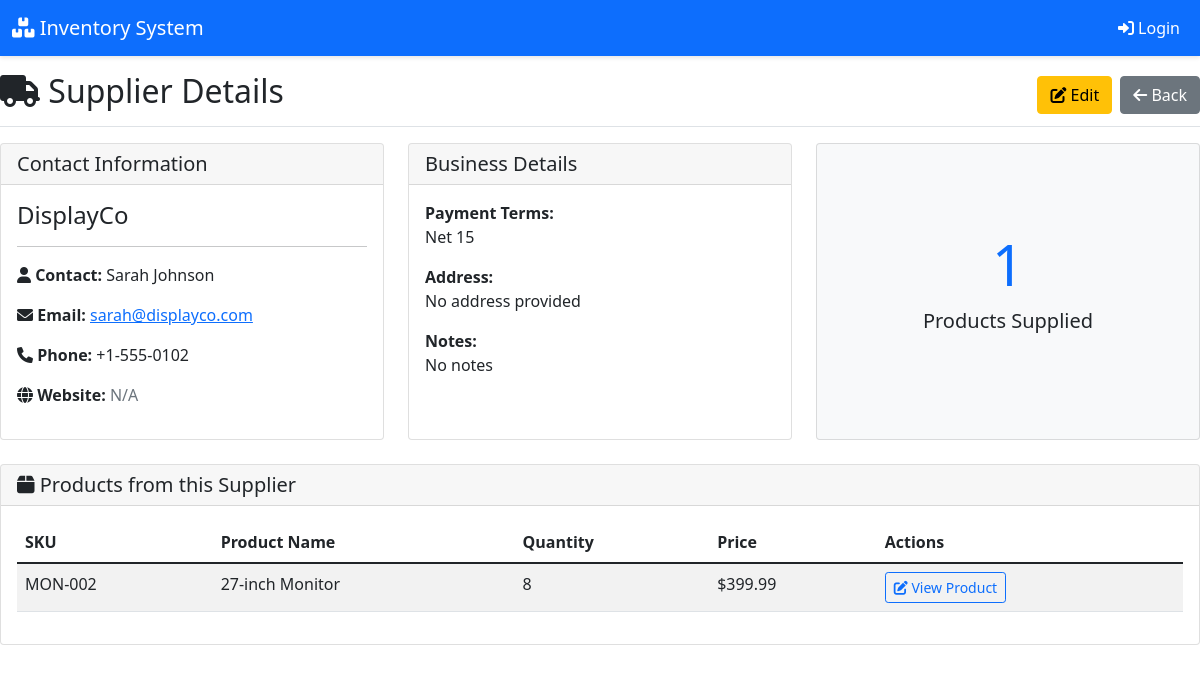
The page /suppliers/view_supplier.php?id=2 on the database its author committed.
### tables this page shows
CREATE TABLE IF NOT EXISTS suppliers (
    id INT AUTO_INCREMENT PRIMARY KEY,
    name VARCHAR(255) NOT NULL,
    contact_person VARCHAR(255),
    email VARCHAR(255),
    phone VARCHAR(50),
    address TEXT,
    website VARCHAR(255),
    payment_terms VARCHAR(100),
    notes TEXT,
    is_active BOOLEAN DEFAULT TRUE,
    created_at TIMESTAMP DEFAULT CURRENT_TIMESTAMP,
    updated_at TIMESTAMP DEFAULT CURRENT_TIMESTAMP ON UPDATE CURRENT_TIMESTAMP
);

CREATE TABLE IF NOT EXISTS products (
    id INT AUTO_INCREMENT PRIMARY KEY,
    sku VARCHAR(50) UNIQUE NOT NULL,
    name VARCHAR(255) NOT NULL,
    description TEXT,
    category VARCHAR(100),
    quantity INT DEFAULT 0,
    price DECIMAL(10,2),
    cost_price DECIMAL(10,2),
    min_stock INT DEFAULT 5,
    supplier_id INT,
    supplier VARCHAR(255),  
    location VARCHAR(100),
    created_at TIMESTAMP DEFAULT CURRENT_TIMESTAMP,
    updated_at TIMESTAMP DEFAULT CURRENT_TIMESTAMP ON UPDATE CURRENT_TIMESTAMP,
    FOREIGN KEY (supplier_id) REFERENCES suppliers(id) ON DELETE SET NULL
);

### models/Supplier.php (called while the page is built, shortened)
<?php
class Supplier {
    private $conn;
    private $table_name = "suppliers";
    public $id;
    public function __construct($db) {
        $this->conn = $db;
    }
    public function readOne() {
        $query = "SELECT * FROM " . $this->table_name . "
                  WHERE id = :id LIMIT 0,1";
        $stmt = $this->conn->prepare($query);
        $stmt->bindParam(":id", $this->id);
        $stmt->execute();
        $row = $stmt->fetch(PDO::FETCH_ASSOC);
        if ($row) {
            $this->name = $row['name'];
            $this->contact_person = $row['contact_person'];
            $this->email = $row['email'];
            $this->phone = $row['phone'];
            $this->address = $row['address'];
            $this->website = $row['website'];
            $this->payment_terms = $row['payment_terms'];
            $this->notes = $row['notes'];
            return true;
        }
        return false;
    }
    public function getSupplierProducts() {
        $query = "SELECT p.id, p.sku, p.name, p.quantity, p.price
                  FROM products p
                  WHERE p.supplier_id = :supplier_id
                  ORDER BY p.name ASC";
        $stmt = $this->conn->prepare($query);
        $stmt->bindParam(":supplier_id", $this->id);
        $stmt->execute();
        return $stmt;
    }
}
?>

### suppliers/view_supplier.php (the view, shortened to what this page needs)
<?php
require_once "../models/Supplier.php";
$database = new Database();
$db = $database->getConnection();
$supplier = new Supplier($db);
if (isset($_GET['id'])) {
    $supplier->id = $_GET['id'];
    if (!$supplier->readOne()) {
        $_SESSION['message'] = "Supplier not found!";
        $_SESSION['message_type'] = 'danger';
        header("Location: view_suppliers.php");
        exit();
    }
} else {
    header("Location: view_suppliers.php");
    exit();
}
$products_stmt = $supplier->getSupplierProducts();
$products = $products_stmt->fetchAll(PDO::FETCH_ASSOC);
require_once "../includes/header.php";
?>
<div class="d-flex justify-content-between flex-wrap flex-md-nowrap align-items-center pt-3 pb-2 mb-3 border-bottom">
    <h1 class="h2"><i class="fas fa-truck"></i> Supplier Details</h1>
    <div class="btn-toolbar mb-2 mb-md-0">
        <a href="edit_supplier.php?id=<?php echo $supplier->id; ?>" class="btn btn-warning me-2">
            <i class="fas fa-edit"></i> Edit
        </a>
        <a href="view_suppliers.php" class="btn btn-secondary">
            <i class="fas fa-arrow-left"></i> Back
        </a>
    </div>
</div>
<div class="row mb-4">
    <div class="col-md-4">
        <div class="card h-100">
            <div class="card-header">
                <h5 class="card-title mb-0">Contact Information</h5>
            </div>
            <div class="card-body">
                <h4 class="card-title"><?php echo htmlspecialchars($supplier->name); ?></h4>
                <hr>
                <p><strong><i class="fas fa-user"></i> Contact:</strong> <?php echo htmlspecialchars($supplier->contact_person); ?></p>
                <p><strong><i class="fas fa-envelope"></i> Email:</strong>
                    <?php if ($supplier->email): ?>
                        <a href="mailto:<?php echo $supplier->email; ?>"><?php echo htmlspecialchars($supplier->email); ?></a>
                    <?php else: ?>
                        <span class="text-muted">N/A</span>
                    <?php endif; ?>
                </p>
                <p><strong><i class="fas fa-phone"></i> Phone:</strong> <?php echo htmlspecialchars($supplier->phone ?: 'N/A'); ?></p>
                <p><strong><i class="fas fa-globe"></i> Website:</strong>
                    <?php if ($supplier->website): ?>
                        <a href="<?php echo $supplier->website; ?>" target="_blank"><?php echo htmlspecialchars($supplier->website); ?></a>
                    <?php else: ?>
                        <span class="text-muted">N/A</span>
                    <?php endif; ?>
                </p>
            </div>
        </div>
    </div>
    <div class="col-md-4">
        <div class="card h-100">
            <div class="card-header">
                <h5 class="card-title mb-0">Business Details</h5>
            </div>
            <div class="card-body">
                <p><strong>Payment Terms:</strong><br>
                <?php echo htmlspecialchars($supplier->payment_terms ?: 'Standard'); ?></p>
                <p><strong>Address:</strong><br>
                <?php echo nl2br(htmlspecialchars($supplier->address ?: 'No address provided')); ?></p>
                <p><strong>Notes:</strong><br>
                <?php echo nl2br(htmlspecialchars($supplier->notes ?: 'No notes')); ?></p>
            </div>
        </div>
    </div>
    <div class="col-md-4">
        <div class="card h-100 bg-light">
            <div class="card-body text-center d-flex flex-column justify-content-center">
                <h1 class="display-4 text-primary"><?php echo count($products); ?></h1>
                <p class="lead">Products Supplied</p>
            </div>
        </div>
    </div>
</div>
<div class="card">
    <div class="card-header">
        <h5 class="card-title mb-0"><i class="fas fa-box"></i> Products from this Supplier</h5>
    </div>
    <div class="card-body">
        <?php if ($products): ?>
            <div class="table-responsive">
                <table class="table table-striped table-hover">
                    <thead>
                        <tr>
                            <th>SKU</th>
                            <th>Product Name</th>
                            <th>Quantity</th>
                            <th>Price</th>
                            <th>Actions</th>
                        </tr>
                    </thead>
                    <tbody>
                        <?php foreach ($products as $product): ?>
                        <tr>
                            <td><?php echo htmlspecialchars($product['sku']); ?></td>
                            <td><?php echo htmlspecialchars($product['name']); ?></td>
                            <td><?php echo $product['quantity']; ?></td>
                            <td>$<?php echo number_format($product['price'], 2); ?></td>
                            <td>
                                <a href="../products/edit_product.php?id=<?php echo $product['id']; ?>"
                                   class="btn btn-sm btn-outline-primary">
                                    <i class="fas fa-edit"></i> View Product
                                </a>
                            </td>
                        </tr>
                        <?php endforeach; ?>
                    </tbody>
                </table>
            </div>
        <?php else: ?>
            <p class="text-muted text-center py-3">No products associated with this supplier yet.</p>
        <?php endif; ?>
    </div>
</div>
<?php require_once "../includes/footer.php"; ?>

### includes/header.php (style rules this page uses)
.card { transition: transform 0.2s; }

### rows shown on the page
suppliers: name "DisplayCo", contact_person "Sarah Johnson", email "sarah@displayco.com", phone "+1-555-0102", payment_terms "Net 15", address "No address provided", notes "No notes"
products: sku "MON-002", name "27-inch Monitor", quantity "8", price "399.99"

### other values the page prints
count($products) "1"
